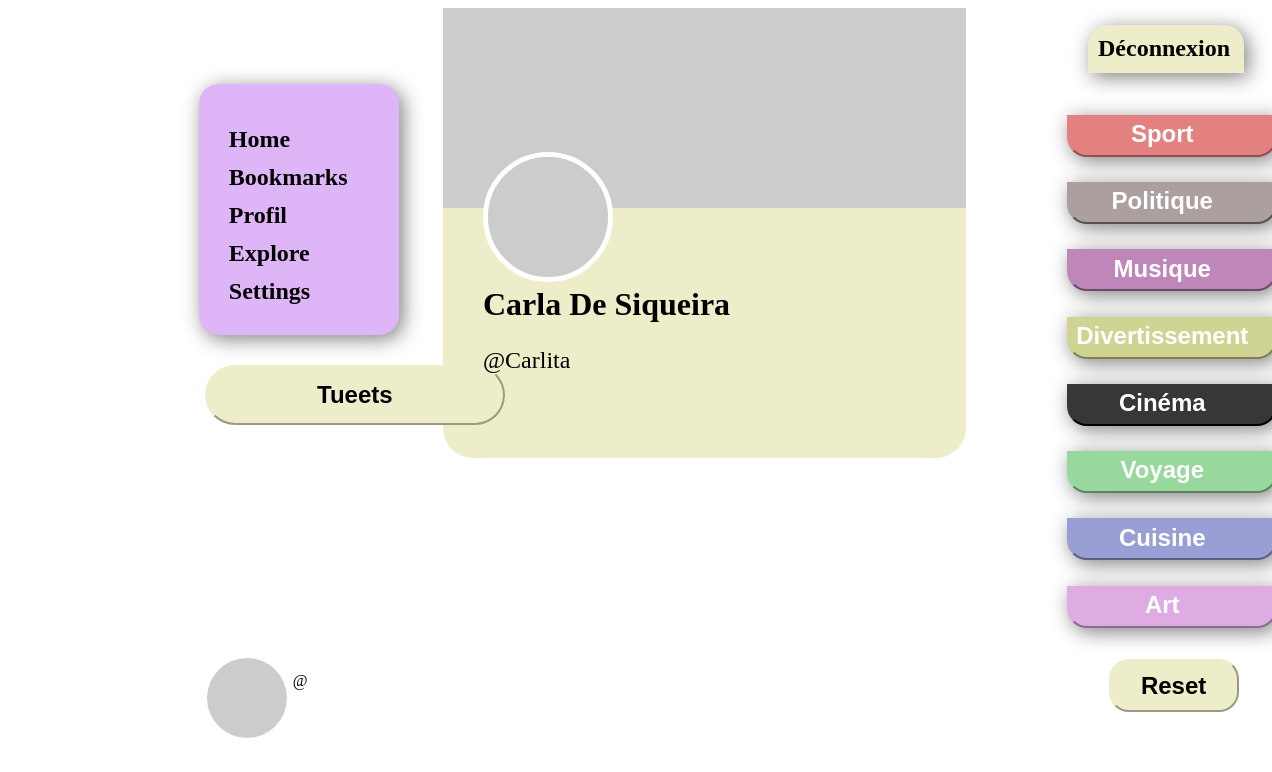
Page /user.php?profil=Carlita on the earlier database version.
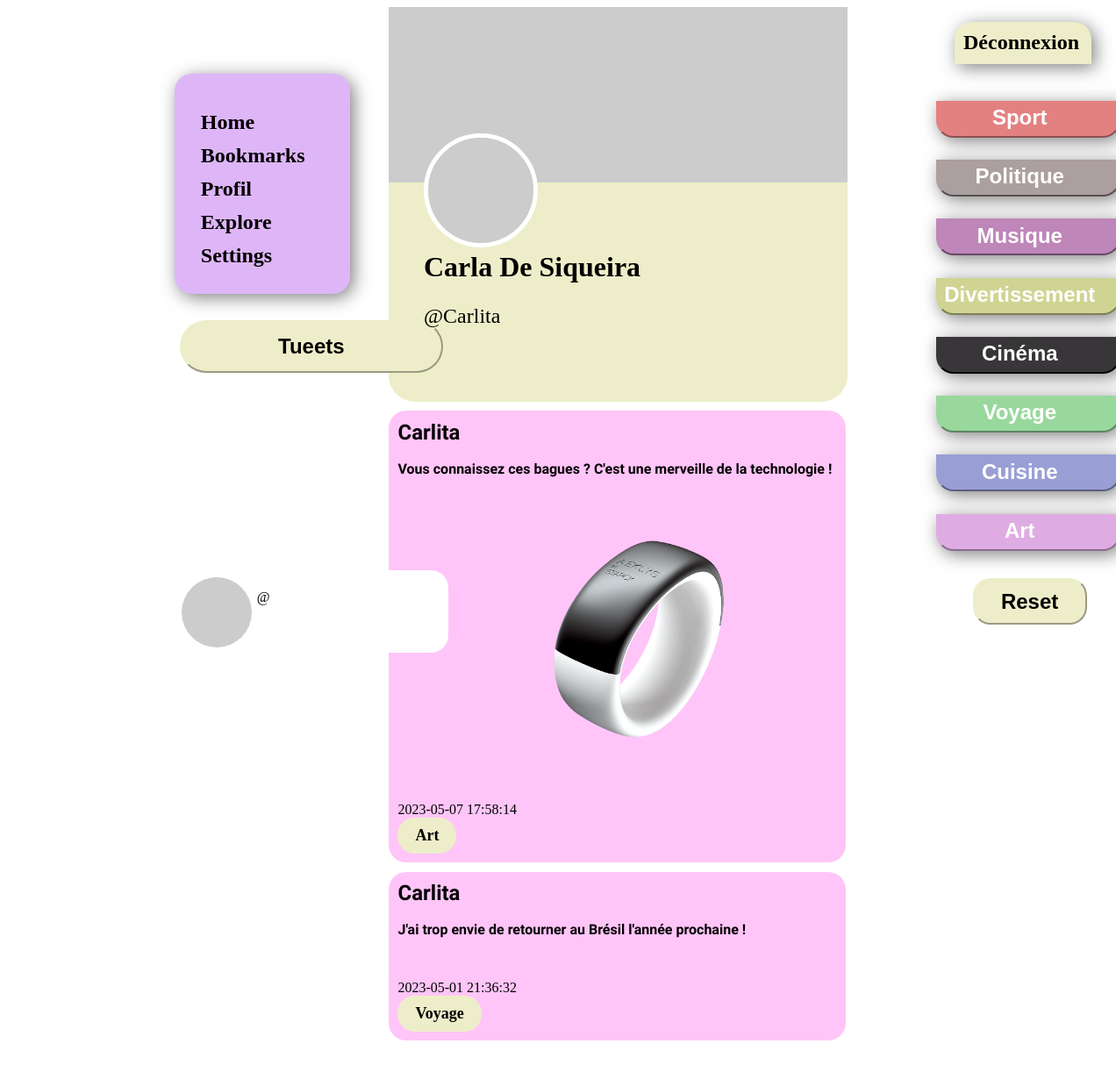
Same page on the later database version.
### tables this page shows
CREATE TABLE `users` (
  `id_users` int NOT NULL,
  `pseudo` varchar(30) NOT NULL,
  `prenom` varchar(30) NOT NULL,
  `nom` varchar(30) NOT NULL,
  `mail` varchar(40) NOT NULL,
  `mdp` varchar(255) NOT NULL,
  `user_photo` varchar(150) DEFAULT 'https://picsum.photos/100/100',
  `date_de_naissance` date NOT NULL
);

CREATE TABLE `tweet` (
  `id_tweet` int NOT NULL,
  `message` text NOT NULL,
  `date_heure_message` datetime NOT NULL,
  `type` varchar(40) NOT NULL,
  `image_chemin` varchar(260) DEFAULT NULL,
  `id_users` int NOT NULL
);

### user.php (the view, shortened to what this page needs)
<!DOCTYPE html>
<html>
<head>
    <link rel="stylesheet" type="text/css" href="style.css">
</head>
<body>
    <?php
        $pdo = new PDO('mysql:host=localhost;dbname=testtwitter','root', '', array(PDO::ATTR_ERRMODE => PDO::ERRMODE_WARNING, PDO::MYSQL_ATTR_INIT_COMMAND => 'SET NAMES utf8'));
        if(isset($_GET['profil'])){
            $profil_id = $_GET['profil'];
        }
        $random_user = $pdo->query('SELECT id_users, user_photo, pseudo, prenom, nom FROM users ORDER BY RAND() LIMIT 1')->fetch(PDO::FETCH_ASSOC);
        $user_query = $pdo->query("SELECT * FROM users WHERE pseudo='$profil_id'");
        $user = $user_query->fetch(PDO::FETCH_ASSOC);
    ?>
    <header class="header nav-profil">
      <div class="nav-bar">
        <a href="index.php" class="nav">Home</a>
        <a href="" class="nav">Bookmarks</a>
        <a href="profil.php" class="nav">Profil</a>
        <a href="" class="nav">Explore</a>
        <a href="" class="nav">Settings </a>
      </div>
      <button id="myBtn" class="btn-modal">Tueets</button>
      <div class="profil">
        <div class="img-profil">
          <a href="profil.php"><img src="<?php echo $random_user['user_photo']; ?>" alt="" class="img-profil"></a>
        </div>
        <div class="utilisateur">
          <p>@<?php  echo $_SESSION['pseudo']; ?></p>
        </div>
      </div>
    </header>
    <main>
      <div class="head-profil">
        <div class="bio">
          <img src="<?php echo $random_user['user_photo']; ?>" alt="" class="banniere-profil">
            <div class="head">
              <img src="<?php echo $random_user['user_photo']; ?>" alt="" class="head-img">
              <h3 class="head-name"><?php echo $user['prenom'] . ' ' . $user['nom']; ?></h3>
              <p class="head-pseudo">@<?php echo $user['pseudo']; ?></p>
            </div>
        </div>
        <div class="profil-tweet">
          <?php
            $rqt= "SELECT * FROM tweet WHERE id_users='" . $user['id_users'] . "' ORDER BY date_heure_message DESC";
            $result = $pdo->query($rqt);
            while ($row = $result->fetch(PDO::FETCH_ASSOC)) {
              echo '<div class="tweet_content ' . $row['type'] .' content-respo">';
              echo '<div class="pseudo_message">';
              echo '<span class="pseudo_tweet">' . $user['pseudo'] . '</span><br>';
              echo '<span class="message_tweet">' .$row['message'] . '</span><br>';
              if(isset($row['image_chemin']) && !empty($row['image_chemin'])) {
                echo '<img src="' . $row['image_chemin'] . '" alt="" class="image-tweet">';
              }
              echo '</div>';
              echo '<div class="date_supprimer">';
              echo $row['date_heure_message'] . '<br>';
              echo '<div class="type_response">';
              echo $row['type'];
              echo '</div>';
              echo '</div>';
              echo '</div>';
            }
          ?>
        </div>
      </div>
      <div class="last-profil">
        <a href="inscription.php" class="deconnexion">Déconnexion</a>
          <div class="filter-buttons">
            <button class="filter-btn buttons-all sport" data-tag="Sport">Sport</button>
            <button class="filter-btn buttons-all politique" data-tag="Politique">Politique</button>
            <button class="filter-btn buttons-all musique" data-tag="Musique">Musique</button>
            <button class="filter-btn buttons-all divertissement" data-tag="Divertissement">Divertissement</button>
            <button class="filter-btn buttons-all cinema" data-tag="Cinéma">Cinéma</button>
            <button class="filter-btn buttons-all voyage" data-tag="Voyage">Voyage</button>
            <button class="filter-btn buttons-all cuisine" data-tag="Cuisine">Cuisine</button>
            <button class="filter-btn buttons-all art" data-tag="Art">Art</button>
          </div>
          <button id="resetButton" class="reset-filter">Reset</button>
      </div>
    </main>
</body>
</html>

### style.css (style rules this page uses)
a { color: rgb(0, 0, 0); text-decoration: unset; }
main { display: flex; margin-left: 33.3%; }
body { background-color: rgb(255, 255, 255); display: flex; flex-direction: column; overflow-x: hidden; }
:root { --couleur-tweeter: rgb(0, 172, 238); --couleur-sport: #E38181; --couleur-politique: #AC9F9F; --couleur-musique: #BE86B9; --couleur-divertissement: #CFD492; --couleur-cinema: #383638; --couleur-voyage: #99D89C; --couleur-cuisine: #999FD4; --couleur-art: #DEACE2; --violet-lotus: rgb(171, 86, 162); }

### components/header.css (style rules this page uses)
.header { margin-left: 15%; position: fixed; }
.profil { background-color: rgb(255, 255, 255); transition: 0.5s; width: 100%; border-radius: 20px; margin-top: 75%; padding: 2%; display: flex; }
.img-profil { width: 80px; height: 80px; border-radius: 50%; border: 1px solid white; object-fit: cover; }
.utilisateur { margin-left: 2%; color: rgb(0, 0, 0); }

### components/post.css (style rules this page uses)
.pseudo_tweet { font-weight: bold; font-size: x-large; font-family: 'Prompt', sans-serif; }
.message_tweet { font-weight: bold; font-family: 'Prompt', sans-serif; }
.tweet_content { width: 500px; gap: 30px; display: flex; flex-direction: column; padding: 2%; margin-right: 22px; background-color: rgb(255, 197, 248); margin-top: 2%; border-radius: 20px; }
.pseudo_message { display: flex; flex-direction: column; }
.date_supprimer { display: flex; flex-direction: column-reverse; align-items: flex-end; justify-content: end; display: block; }
.type_response { font-weight: bold; background-color: #EDEEC9; color: black; padding: 2% 4%; border-radius: 20px; font-size: large; width: max-content; }
.sport { background-color: var(--couleur-sport); border-color: var(--couleur-sport); }
.politique { background-color: var(--couleur-politique); border-color: var(--couleur-politique); }
.musique { background-color: var(--couleur-musique); border-color: var(--couleur-musique); }
.divertissement { background-color: var(--couleur-divertissement); border-color: var(--couleur-divertissement); }
.cinema { background-color: var(--couleur-cinema); border-color: var(--couleur-cinema); }
.voyage { background-color: var(--couleur-voyage); border-color: var(--couleur-voyage); }
.cuisine { background-color: var(--couleur-cuisine); border-color: var(--couleur-cuisine); }
.art { background-color: var(--couleur-art); border-color: var(--couleur-art); }
.image-tweet { width: 60%; margin-left: 25%; border-radius: 5px; }

### components/nav.css (style rules this page uses)
.nav-bar { display: flex; flex-direction: column; font-size: x-large; gap: 80%; width: 140px; background-color: rgb(222, 182, 247); padding: 10%; border-radius: 20px; box-shadow: 4px 4px 20px rgba(0, 0, 0, 0.5); }
.nav-profil { margin-top: 6%; }
.nav { color: rgb(0, 0, 0); margin-top: 8%; font-size: x-large; font-weight: bold; transition: 0.5s; }

### components/modal.css (style rules this page uses)
.btn-modal { background-color: #edeec9; color: black; width: 300px; height: 60px; border-radius: 40px; border-color: rgb( 237, 238, 201); margin-top: 10%; margin-left: 2%; font-size: x-large; font-weight: bold; transition: 0.5s; }

### components/type.css (style rules this page uses)
.last-profil { display: flex; flex-direction: column; padding: 2%; margin-left: 10%; }
.deconnexion { font-size: x-large; background-color: #EDEEC9; padding: 5%; width: 135px; color: black; font-weight: bold; border-top-left-radius: 20px; border-top-right-radius: 20px; font-weight: bold; cursor: pointer; margin-left: 10%; box-shadow: 4px 4px 20px rgba(0, 0, 0, 0.5); transition: 0.5s; }
.filter-btn { font-size: x-large; font-weight: bold; margin-top: 15%; padding: 2% 15% 4% 4%; color: white; border-bottom-left-radius: 20px; border-bottom-right-radius: 20px; cursor: pointer; box-shadow: 4px 4px 20px rgba(0, 0, 0, 0.5); width: 210px; }
.filter-buttons { margin-top: 8%; margin-right: 20%; display: flex; flex-direction: column; }
.reset-filter { font-size: x-large; font-weight: bold; margin-top: 15%; margin-left: 20%; margin-right: 18%; padding: 5%; color: black; border-radius: 20px; background-color: #EDEEC9; border-color: #EDEEC9; cursor: pointer; transition: 0.5s; }

### components/profil.css (style rules this page uses)
.banniere-profil { width: 523px; height: 200px; }
.head-profil { display: flex; flex-direction: column; min-height: 1340px; max-height: auto; margin-left: 2%; }
.head-img { border-radius: 50%; border: 5px solid white; width: 120px; }
.head-name { font-size: xx-large; margin: 0; }
.bio { background-color: #EDEEC9; border-radius: 30px; }
.head { position: relative; bottom: 60px; left: 40px; z-index: 0; }
.head-pseudo { font-size: x-large; }
.profil-tweet { display: flex; flex-direction: column; }

Differences in the rows shown:
added tweet: id_users.pseudo "Carlita", message "Vous connaissez ces bagues ? C'est une merveille de la technologie !", image_chemin (picture), date_heure_message "2023-05-07 17:58:14", type "Art"
added tweet: id_users.pseudo "Carlita", message "J'ai trop envie de retourner au Brésil l'année prochaine !", date_heure_message "2023-05-01 21:36:32", type "Voyage"
